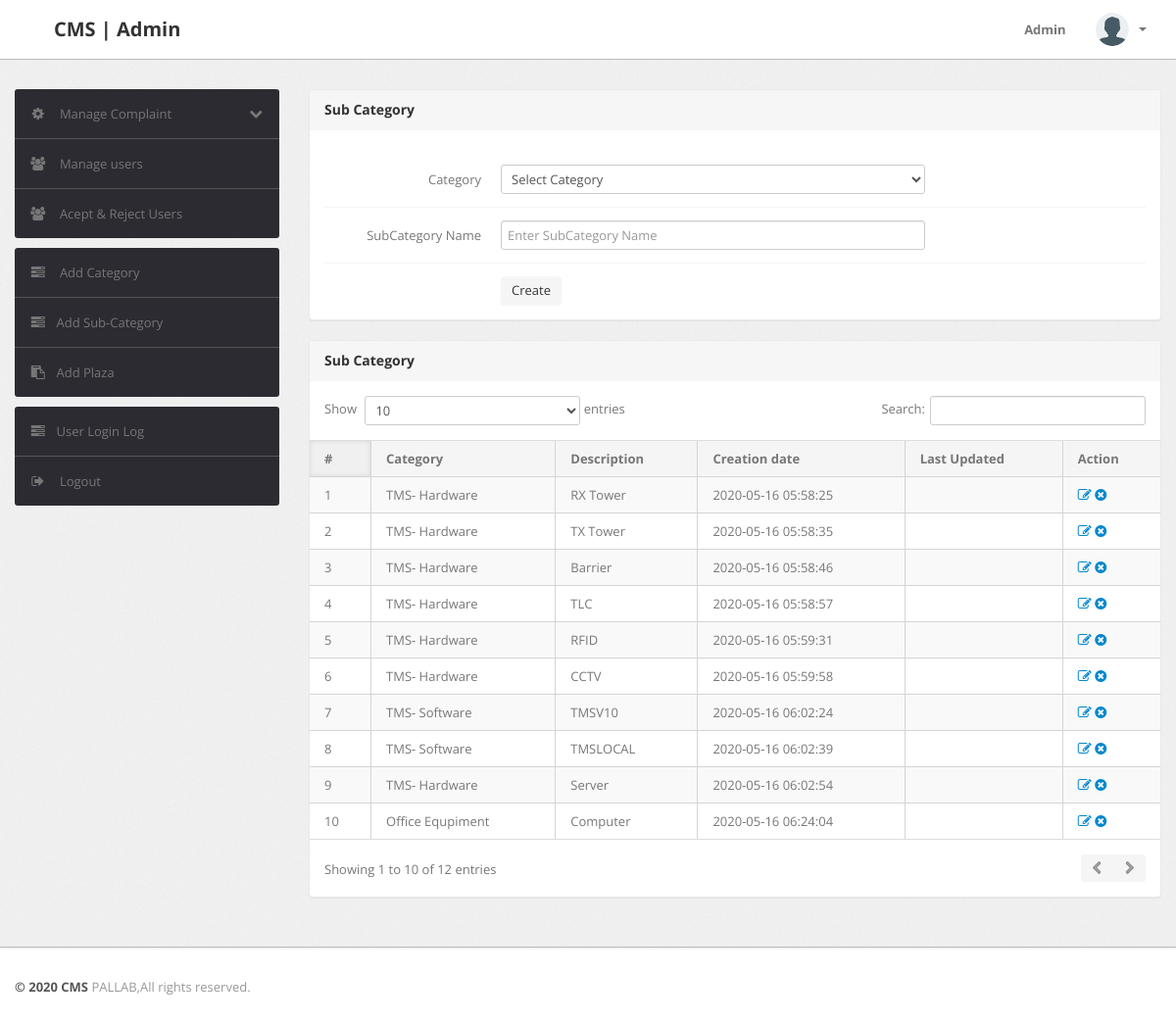
Page /admin/subcategory.php (signed in) on the committed database.
### tables this page shows
CREATE TABLE `subcategory` (
  `id` int(11) NOT NULL,
  `categoryid` int(11) DEFAULT NULL,
  `subcategory` varchar(255) DEFAULT NULL,
  `creationDate` timestamp NULL DEFAULT CURRENT_TIMESTAMP,
  `updationDate` timestamp NULL DEFAULT NULL ON UPDATE CURRENT_TIMESTAMP
);

CREATE TABLE `category` (
  `id` int(11) NOT NULL,
  `categoryName` varchar(255) DEFAULT NULL,
  `categoryDescription` longtext,
  `creationDate` timestamp NULL DEFAULT CURRENT_TIMESTAMP,
  `updationDate` timestamp NULL DEFAULT NULL ON UPDATE CURRENT_TIMESTAMP
);

### admin/subcategory.php (the view, shortened to what this page needs)
<?php
include('include/config.php');
if(strlen($_SESSION['alogin'])==0)
	{
header('location:index.php');
}
else{
?>
<!DOCTYPE html>
<html lang="en">
<head>
	<link type="text/css" href="bootstrap/css/bootstrap.min.css" rel="stylesheet">
	<link type="text/css" href="bootstrap/css/bootstrap-responsive.min.css" rel="stylesheet">
	<link type="text/css" href="css/theme.css" rel="stylesheet">
	<link type="text/css" href="images/icons/css/font-awesome.css" rel="stylesheet">
</head>
<body>
<?php include('include/header.php');?>
	<div class="wrapper">
		<div class="container">
			<div class="row">
<?php include('include/sidebar.php');?>
			<div class="span9">
					<div class="content">
						<div class="module">
							<div class="module-head">
								<h3>Sub Category</h3>
							</div>
							<div class="module-body">
									<br />
			<form class="form-horizontal row-fluid" name="subcategory" method="post" >
<div class="control-group">
<label class="control-label" for="basicinput">Category</label>
<div class="controls">
<select name="category" class="span8 tip" required>
<option value="">Select Category</option>
</select>
</div>
</div>
<div class="control-group">
<label class="control-label" for="basicinput">SubCategory Name</label>
<div class="controls">
<input type="text" placeholder="Enter SubCategory Name"  name="subcategory" class="span8 tip" required>
</div>
</div>
	<div class="control-group">
											<div class="controls">
												<button type="submit" name="submit" class="btn">Create</button>
											</div>
										</div>
									</form>
							</div>
						</div>
	<div class="module">
							<div class="module-head">
								<h3>Sub Category</h3>
							</div>
							<div class="module-body table">
								<table cellpadding="0" cellspacing="0" border="0" class="datatable-1 table table-bordered table-striped	 display" width="100%">
									<thead>
										<tr>
											<th>#</th>
											<th>Category</th>
											<th>Description</th>
											<th>Creation date</th>
											<th>Last Updated</th>
											<th>Action</th>
										</tr>
									</thead>
									<tbody>
<?php $query=mysqli_query($con,"select subcategory.id,category.categoryName,subcategory.subcategory,subcategory.creationDate,subcategory.updationDate from subcategory join category on category.id=subcategory.categoryid");
$cnt=1;
while($row=mysqli_fetch_array($query))
{
?>
										<tr>
											<td><?php echo htmlentities($cnt);?></td>
											<td><?php echo htmlentities($row['categoryName']);?></td>
											<td><?php echo htmlentities($row['subcategory']);?></td>
											<td> <?php echo htmlentities($row['creationDate']);?></td>
											<td><?php echo htmlentities($row['updationDate']);?></td>
											<td>
											<a href="edit-subcategory.php?id=<?php echo $row['id']?>" ><i class="icon-edit"></i></a>
											<a href="subcategory.php?id=<?php echo $row['id']?>&del=delete" onClick="return confirm('Are you sure you want to delete?')"><i class="icon-remove-sign"></i></a></td>
										</tr>
										<?php $cnt=$cnt+1; } ?>
								</table>
							</div>
						</div>
					</div>
				</div>
			</div>
		</div>
	</div>
<?php include('include/footer.php');?>
</body>
<?php } ?>

### rows in the picture
subcategory: categoryid.categoryName "TMS- Hardware", subcategory "RX Tower", creationDate "2020-05-16 05:58:25"
subcategory: categoryid.categoryName "TMS- Hardware", subcategory "TX Tower", creationDate "2020-05-16 05:58:35"
subcategory: categoryid.categoryName "TMS- Hardware", subcategory "Barrier", creationDate "2020-05-16 05:58:46"
subcategory: categoryid.categoryName "TMS- Hardware", subcategory "TLC", creationDate "2020-05-16 05:58:57"
subcategory: categoryid.categoryName "TMS- Hardware", subcategory "RFID", creationDate "2020-05-16 05:59:31"
subcategory: categoryid.categoryName "TMS- Hardware", subcategory "CCTV", creationDate "2020-05-16 05:59:58"
subcategory: categoryid.categoryName "TMS- Software", subcategory "TMSV10", creationDate "2020-05-16 06:02:24"
subcategory: categoryid.categoryName "TMS- Software", subcategory "TMSLOCAL", creationDate "2020-05-16 06:02:39"
subcategory: categoryid.categoryName "TMS- Hardware", subcategory "Server", creationDate "2020-05-16 06:02:54"
subcategory: categoryid.categoryName "Office Equpiment", subcategory "Computer", creationDate "2020-05-16 06:24:04"
